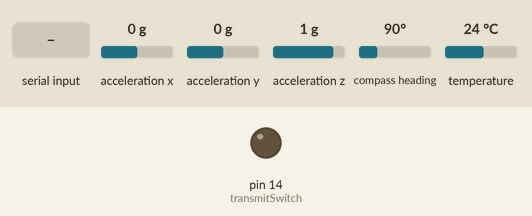
Simulated run of this sketch. Board: Arduino Mega 2560, built with avr-gcc and run on an emulated ATmega2560. Shown: output pins drawn as LEDs (lit = HIGH). Dashed ring = blinking. The inputs (shaded band) are chosen by the test bench; at power-on: acceleration x 0 g, acceleration y 0 g, acceleration z 1 g, compass heading 90°, temperature 24 °C. What the sketch prints to the serial monitor is not drawn.

Above: at 0.1 s.
At 3.4 s:
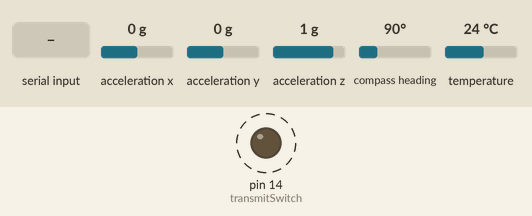
3.5 s: "1\n" received over the second serial link
Timing chart, 0 to 13.0 s (numbered marks = the images above; inputs shaded):
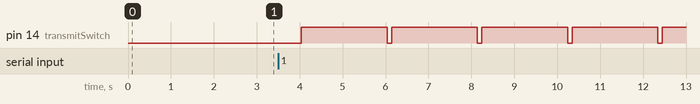

Measured:
- by itself, pin 14 (transmitSwitch): alternates HIGH for 2.0 s and LOW for 0.10 s

The sketch:

teensy_FINAL2.ino
```cpp
#include <Wire.h>
#include <Adafruit_Sensor.h>
#include <Adafruit_BNO055.h>
#include <utility/imumaths.h>


#define MODEMSERIAL Serial1
#define BNO055_SAMPLERATE_DELAY_MS 100
#define MODEM_COMMAND_DELAY_MS 200
#define TRANSMIT_DELAY_MS 1000
#define SEND_RATE_MS 4000

Adafruit_BNO055 bno = Adafruit_BNO055();

const int transmitSwitch = 14;
unsigned long currTime = 0;
unsigned long prevTime = 0;
unsigned long time;
char myChar;
String inputString = "";
boolean stringDone = false;
int8_t temp;
int seqCount = 1;

void setup() {
  // put your setup code here, to run once:
    Serial.begin(9600);
    MODEMSERIAL.begin(9600);

    pinMode(transmitSwitch, OUTPUT);

    Serial1.print("pp0");
    delay(MODEM_COMMAND_DELAY_MS);
    Serial1.print("pd0");
    delay(MODEM_COMMAND_DELAY_MS);
    Serial1.print("cKG7YTV");
    delay(MODEM_COMMAND_DELAY_MS);
    Serial1.print("sc2");
    delay(MODEM_COMMAND_DELAY_MS);
    Serial1.print("mKG7YTV");
    delay(MODEM_COMMAND_DELAY_MS);
    Serial1.print("ms1");
    delay(MODEM_COMMAND_DELAY_MS);


    if(!bno.begin())
    {
      Serial.print("Oops, no BNO055 detected... Check your wiring or I2C ADDR!");
      while(1);
    }

    delay(1000);

    bno.setExtCrystalUse(true);

}

void loop() {
  // Possible vector values for BNO can be:
  // - VECTOR_ACCELEROMETER - m/s^2
  // - VECTOR_MAGNETOMETER  - uT
  // - VECTOR_GYROSCOPE     - rad/s
  // - VECTOR_EULER         - degrees
  // - VECTOR_LINEARACCEL   - m/s^2
  // - VECTOR_GRAVITY       - m/s^2
  imu::Vector<3> euler = bno.getVector(Adafruit_BNO055::VECTOR_EULER);

  currTime = millis();
  temp = bno.getTemp();

  getMessage();

  if (stringDone)
  {
    Serial.print(inputString);
    inputString= "";
    stringDone = false;
  }

  if((currTime - prevTime) > SEND_RATE_MS)
  {

    digitalWrite(transmitSwitch, HIGH);
    delay(TRANSMIT_DELAY_MS);
    //MODEMSERIAL.print("#plz work");
//    Serial.println(euler.x());
//    Serial.println(euler.y());
//    Serial.println(euler.z());
    MODEMSERIAL.print( CreateTelemetryMessage(seqCount, euler.x(), euler.y(), euler.z(), temp));
    delay(TRANSMIT_DELAY_MS);
    digitalWrite(transmitSwitch, LOW);
    seqCount++;
    if(seqCount > 999)
    {
      seqCount = 1;
    }
    prevTime = time;
  }


  delay(BNO055_SAMPLERATE_DELAY_MS);
}
String CreateTelemetryMessage(int seq, float x, float y, float z, int8_t temp)
{
  String xCoord = String(x,4);
  String yCoord = String(y,4);
  String zCoord = String(z,4);
  String Seq = String(seq, DEC);
  String Temp = String(temp, DEC);

  String TelemetryString = String("!"+ Seq+ ", "  +xCoord + ", " + yCoord + ", " + zCoord + ", " + Temp + "     KEY: count,x,y,z,temp");

  return TelemetryString;
}


void getMessage() {
  while (MODEMSERIAL.available()){
    myChar = MODEMSERIAL.read();
    inputString += myChar;

    if (myChar == '\n')
    {
      stringDone = true;
    }
  }
}
```
